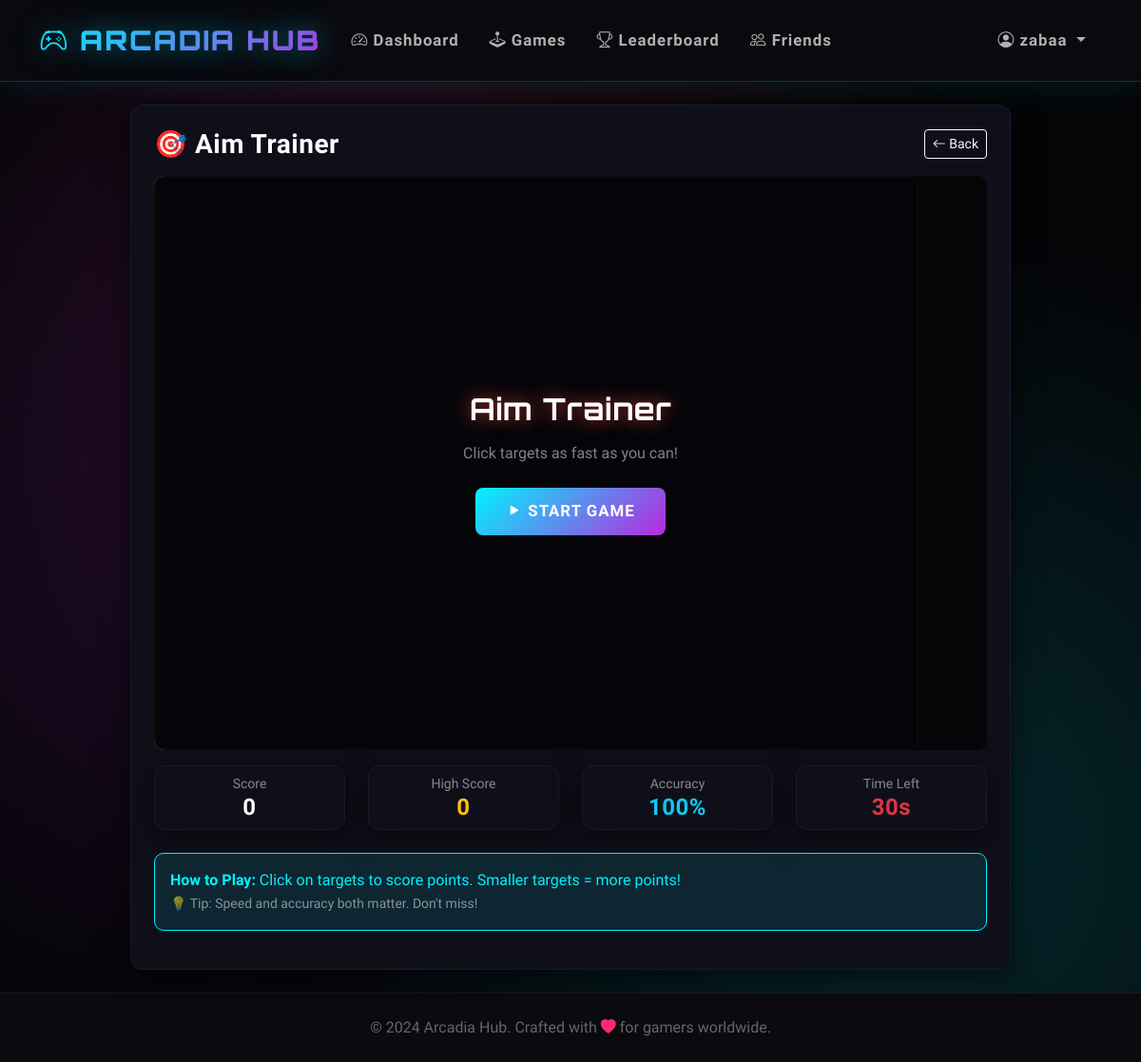
/game/aimtrainer (signed in), run on the app's committed database.
### tables this page shows
CREATE TABLE users (user_id INTEGER PRIMARY KEY AUTOINCREMENT, username TEXT UNIQUE NOT NULL, password_hash TEXT NOT NULL, email TEXT UNIQUE NOT NULL, created_at TIMESTAMP DEFAULT CURRENT_TIMESTAMP, last_login DATE, streak INTEGER DEFAULT 0, coins INTEGER DEFAULT 100, total_games_played INTEGER DEFAULT 0, total_score INTEGER DEFAULT 0, avatar_config TEXT, settings_config TEXT DEFAULT '{"theme": "dark", "sound": true, "notifications": true}', xp INTEGER DEFAULT 0, player_level INTEGER DEFAULT 1);

CREATE TABLE games (game_id INTEGER PRIMARY KEY AUTOINCREMENT, game_key TEXT UNIQUE NOT NULL, name TEXT NOT NULL, category TEXT, difficulty TEXT, play_count INTEGER DEFAULT 0, icon TEXT, color TEXT);

### app.py (the view)
@app.route('/game/<game_key>')
@login_required
def play_game(game_key):
    game = db.fetch_one("SELECT * FROM games WHERE game_key = ?", (game_key,))
    if not game:
        flash('Game not found', 'danger')
        return redirect(url_for('games'))
    return render_template(f'games/{game_key}.html', game=game)

### app.py (called while the page is built)
def login_required(f):
    @wraps(f)
    def decorated_function(*args, **kwargs):
        if 'user_id' not in session:
            flash('Please log in to access this page', 'warning')
            return redirect(url_for('login'))
        session.permanent = True
        return f(*args, **kwargs)
    return decorated_function

@app.before_request
def load_user():
    if 'user_id' in session:
        user = db.fetch_one("SELECT * FROM users WHERE user_id = ?", (session['user_id'],))
        if user:
            session.permanent = True

    def fetch_one(self, query, params=()):
        try:
            self.cursor.execute(query, params)
            return self.cursor.fetchone()
        except Exception as e:
            logger.error(f"Database fetch_one error: {e}\nQuery: {query}")
            raise

### templates/games/aimtrainer.html (shortened to what this page needs)
{% extends "base.html" %}
{% block content %}
<div class="row justify-content-center">
    <div class="col-md-10">
        <div class="card p-4">
            <div class="d-flex justify-content-between align-items-center mb-3">
                <h3 class="text-white mb-0">{{ game.icon }} {{ game.name }}</h3>
                <a href="{{ url_for('games') }}" class="btn btn-sm btn-outline-light">
                    <i class="bi bi-arrow-left"></i> Back
                </a>
            </div>
            <div class="text-center mb-3 position-relative">
                <div id="gameOverlay" class="position-absolute top-0 start-0 w-100 h-100 d-flex flex-column align-items-center justify-content-center" style="background: rgba(5,5,8,0.95); border-radius: 10px; z-index: 10;">
                    <h2 class="text-white mb-3" id="overlayTitle" style="font-family: 'Orbitron', sans-serif; text-shadow: 0 0 20px rgba(231,76,60,0.8);">Aim Trainer</h2>
                    <p class="text-white-50 mb-4" id="overlaySubtitle">Click targets as fast as you can!</p>
                    <button id="startBtn" class="btn btn-accent btn-lg pulse-glow">
                        <i class="bi bi-play-fill"></i> Start Game
                    </button>
                </div>
            </div>
            <div class="row mb-3">
                <div class="col-md-3 col-6 mb-2">
                    <div class="card bg-dark border-secondary p-2 text-center">
                        <small class="text-white-50">Score</small>
                        <h4 class="text-white mb-0" id="currentScore">0</h4>
                    </div>
                </div>
                <div class="col-md-3 col-6 mb-2">
                    <div class="card bg-dark border-secondary p-2 text-center">
                        <small class="text-white-50">High Score</small>
                        <h4 class="text-warning mb-0" id="highScore">0</h4>
                    </div>
                </div>
                <div class="col-md-3 col-6 mb-2">
                    <div class="card bg-dark border-secondary p-2 text-center">
                        <small class="text-white-50">Accuracy</small>
                        <h4 class="text-info mb-0" id="accuracy">100%</h4>
                    </div>
                </div>
                <div class="col-md-3 col-6 mb-2">
                    <div class="card bg-dark border-secondary p-2 text-center">
                        <small class="text-white-50">Time Left</small>
                        <h4 class="text-danger mb-0" id="timeLeft">30s</h4>
                    </div>
                </div>
            </div>
            <div class="alert alert-info">
                <strong> How to Play:</strong> Click on targets to score points. Smaller targets = more points!
                <br><small class="text-white-50">💡 Tip: Speed and accuracy both matter. Don't miss!</small>
            </div>
        </div>
    </div>
</div>
{% endblock %}

### templates/base.html (shortened to what this page needs)
<!DOCTYPE html>
<html lang="en" data-bs-theme="dark">
<head>
    <link href="https://cdn.jsdelivr.net/npm/bootstrap@5.3.0/dist/css/bootstrap.min.css" rel="stylesheet">
    <link rel="stylesheet" href="https://cdn.jsdelivr.net/npm/bootstrap-icons@1.10.0/font/bootstrap-icons.css">
</head>
<body>
    <nav class="navbar navbar-expand-lg navbar-dark sticky-top">
        <div class="container">
            <a class="navbar-brand" href="{{ url_for('dashboard') }}">
                <i class="bi bi-controller"></i> ARCADIA HUB
            </a>
            {% if session.user_id %}
            <div class="collapse navbar-collapse" id="navbarNav">
                <ul class="navbar-nav me-auto">
                    <li class="nav-item">
                        <a class="nav-link" href="{{ url_for('dashboard') }}">
                            <i class="bi bi-speedometer2"></i> Dashboard
                        </a>
                    </li>
                    <li class="nav-item">
                        <a class="nav-link" href="{{ url_for('games') }}">
                            <i class="bi bi-joystick"></i> Games
                        </a>
                    </li>
                    <li class="nav-item">
                        <a class="nav-link" href="{{ url_for('leaderboard') }}">
                            <i class="bi bi-trophy"></i> Leaderboard
                        </a>
                    </li>
                    <li class="nav-item">
                        <a class="nav-link" href="{{ url_for('friends') }}">
                            <i class="bi bi-people"></i> Friends
                        </a>
                    </li>
                </ul>
                <ul class="navbar-nav">
                    <li class="nav-item dropdown">
                        <a class="nav-link dropdown-toggle" href="#" role="button" data-bs-toggle="dropdown">
                            <i class="bi bi-person-circle"></i> {{ session.username }}
                        </a>
                    </li>
                </ul>
            </div>
            {% endif %}
        </div>
    </nav>
    <main class="py-4">
        <div class="container">
            {% block content %}{% endblock %}
        </div>
    </main>
    <footer class="py-4 mt-auto">
        <div class="container text-center">
            <p class="mb-0" style="color: #666;">
                &copy; 2024 Arcadia Hub. Crafted with <i class="bi bi-heart-fill" style="color: var(--neon-pink);"></i> for gamers worldwide.
            </p>
        </div>
    </footer>
</body>
</html>

### templates/base.html (style rules this page uses)
* { margin: 0; padding: 0; box-sizing: border-box; }
:root { --neon-blue: #00f3ff; --neon-purple: #b829dd; --neon-pink: #ff2a6d; --neon-green: #05ffa1; --dark-bg: #0a0a0f; --darker-bg: #050508; --card-bg: #0f0f1a; --card-border: #1a1a2e; }
body { min-height: 100vh; background: var(--darker-bg); font-family: 'Rajdhani', sans-serif; color: #e0e0e0; overflow-x: hidden; }
body::before { content: ''; position: fixed; top: 0; left: 0; width: 100%; height: 100%; background: radial-gradient(circle at 20% 50%, rgba(184, 41, 221, 0.15) 0%, transparent 50%), radial-gradient(circle at 80% 80%, rgba(0, 243, 255, 0.15) 0%, transparent 50%), radial-gradient(circle at 40% 20%, rgba(255, 42, 109, 0.1) 0%, transparent 50%); pointer-events: none; z-index: -1; }
.navbar { background: rgba(10, 10, 15, 0.95) !important; backdrop-filter: blur(20px); border-bottom: 1px solid rgba(0, 243, 255, 0.2); box-shadow: 0 4px 30px rgba(0, 243, 255, 0.1); padding: 1rem 0; }
.navbar-brand { font-family: 'Orbitron', sans-serif; font-weight: 900; font-size: 1.8rem; background: linear-gradient(135deg, var(--neon-blue), var(--neon-purple)); -webkit-background-clip: text; -webkit-text-fill-color: transparent; background-clip: text; text-shadow: 0 0 30px rgba(0, 243, 255, 0.5); letter-spacing: 2px; }
.nav-link { font-weight: 600; font-size: 1.05rem; letter-spacing: 1px; color: #b0b0b0 !important; transition: all 0.3s ease; position: relative; padding: 0.5rem 1rem !important; }
.nav-link::before { content: ''; position: absolute; bottom: 0; left: 50%; transform: translateX(-50%); width: 0; height: 2px; background: linear-gradient(90deg, var(--neon-blue), var(--neon-purple)); transition: width 0.3s ease; }
.card { background: var(--card-bg) !important; border: 1px solid var(--card-border) !important; border-radius: 12px; box-shadow: 0 8px 32px rgba(0, 0, 0, 0.6); transition: all 0.3s ease; position: relative; overflow: hidden; }
.card::before { content: ''; position: absolute; top: 0; left: 0; right: 0; height: 2px; background: linear-gradient(90deg, transparent, var(--neon-blue), var(--neon-purple), transparent); opacity: 0; transition: opacity 0.3s ease; }
.btn-accent { background: linear-gradient(135deg, var(--neon-blue), var(--neon-purple)); border: none; color: white; padding: 12px 32px; border-radius: 8px; font-weight: 700; font-size: 1.05rem; letter-spacing: 1px; transition: all 0.3s ease; position: relative; overflow: hidden; text-transform: uppercase; }
.btn-accent::before { content: ''; position: absolute; top: 50%; left: 50%; width: 0; height: 0; border-radius: 50%; background: rgba(255, 255, 255, 0.2); transform: translate(-50%, -50%); transition: width 0.6s, height 0.6s; }
.alert { border-radius: 10px; border: 1px solid; }
.alert-info { background: rgba(0, 243, 255, 0.1); border-color: var(--neon-blue); color: var(--neon-blue); }
footer { background: var(--dark-bg); border-top: 1px solid var(--card-border); }
.pulse-glow { animation: pulse-glow 2s ease-in-out infinite; }
h1, h2, h3, h4, h5, h6 { font-family: 'Rajdhani', sans-serif; font-weight: 700; letter-spacing: 0.5px; }

### data on the page
users: username "zabaa"
games: icon "🎯", name "Aim Trainer"
